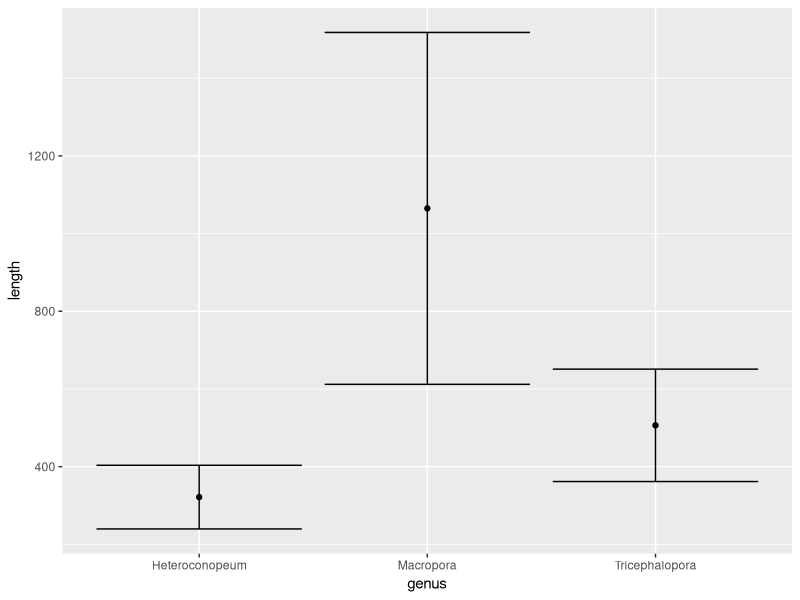

Generate this figure with R:
# Background https://statsandr.com/blog/anova-in-r/
# See also: http://www.sthda.com/english/wiki/normality-test-in-r

library(ggplot2)
library(Hmisc) # required to plot the SD

# read the data
dat <- read.csv("zooid_size.csv", header = TRUE)

unique(dat$genus) # shows unique genus
table(dat$genus) # shows the frequency

# subset data by species
name1 <- "Macropora"
name2 <- "Heteroconopeum"
name3 <- "Tricephalopora"

g1.df <- dat[which(dat$genus == name1),]
g2.df <- dat[which(dat$genus == name2),]
g3.df <- dat[which(dat$genus == name3),]

df <- data.frame(rbind(g1.df, g2.df, g3.df))

mean(df[which(df$genus == name1),]$length)
mean(df[which(df$genus == name2),]$length)
mean(df[which(df$genus == name3),]$length)

########### visualise the data

p<-ggplot(df, aes(x = genus, y = length)) +  
  stat_summary(geom = "point", fun = mean) +
  stat_summary(geom = "errorbar", fun.data = mean_sdl)

p

########### ANOVA

res_aov <- aov(length~genus, data = df)
summary(res_aov)
